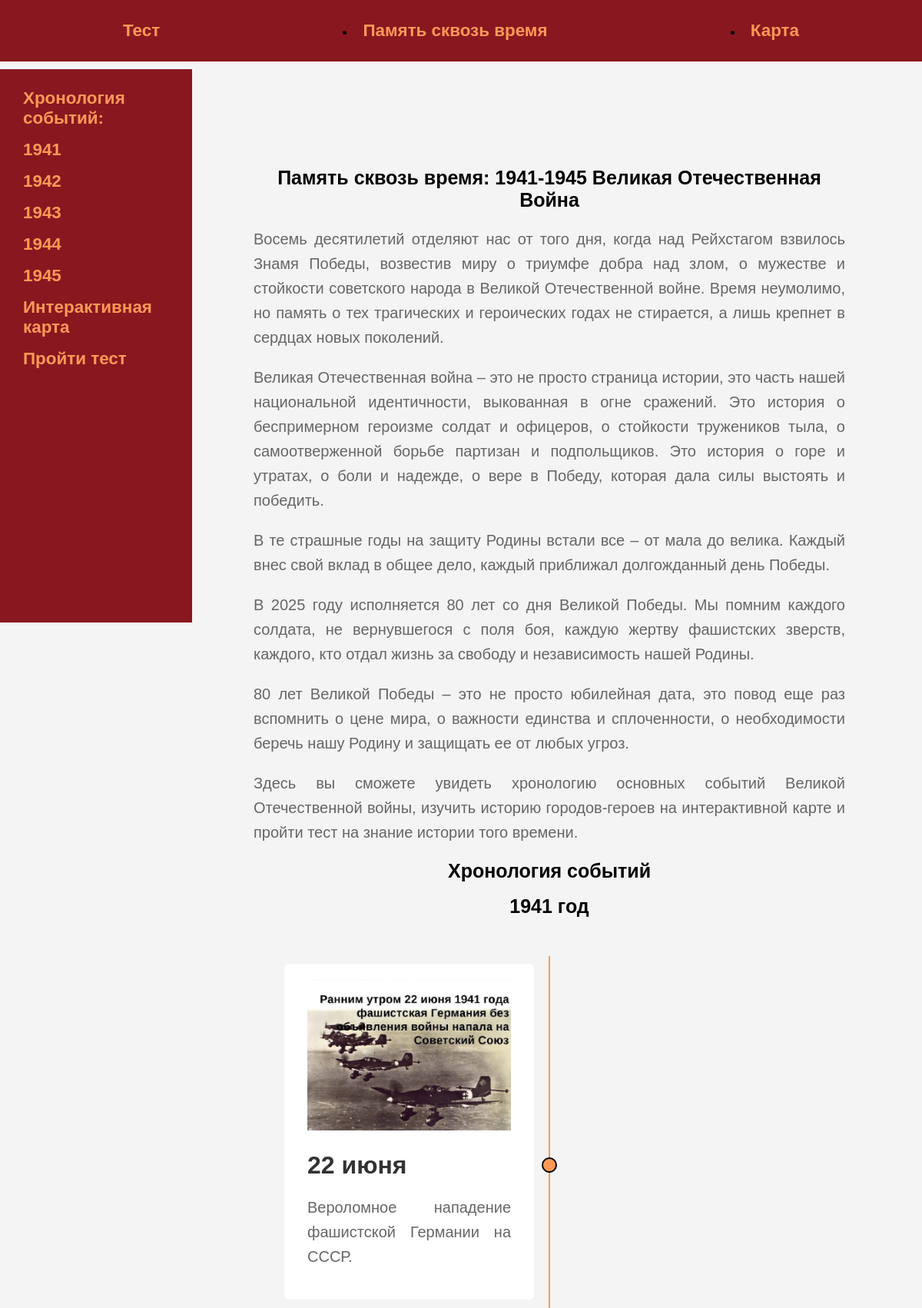
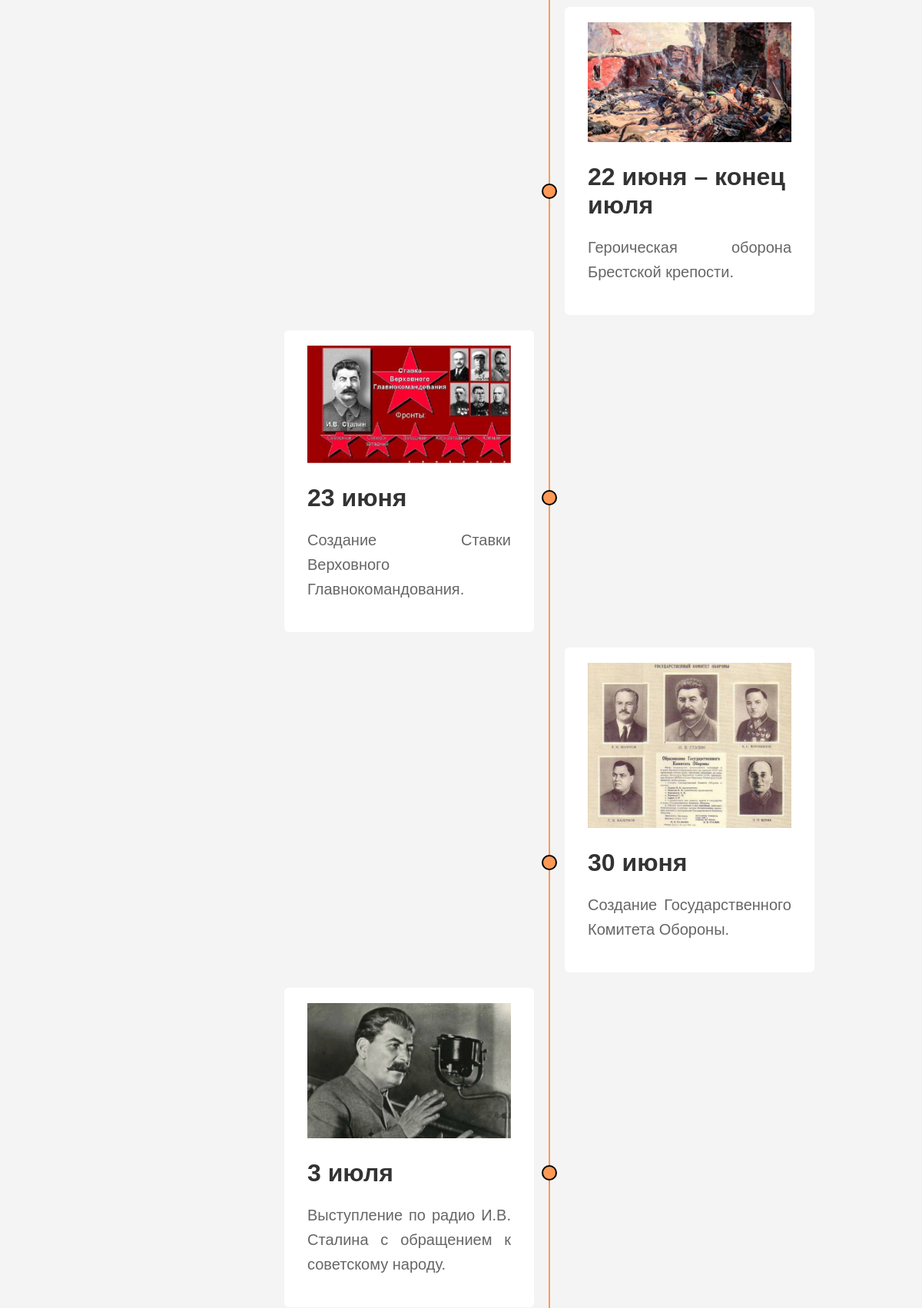
The page / (upper part) on the database its author committed (2 pictures, top to bottom).
### main/models.py (models this page shows, shortened)
class War(models.Model):
    year = models.TextField(blank = True)
    month = models.TextField(blank = True)
    description = models.TextField(blank = True)
    image = models.ImageField(upload_to='media', blank = True)

### main/views.py (the view)
# urls.py: path('', views.index, name='timeline'),
def index(request):
    war1941 = War.objects.all()[:10]
    war1942 = War.objects.all()[10:14]
    war1943 = War.objects.all()[14:20]
    war1944 = War.objects.all()[20:32]
    war1945 = War.objects.all()[32:45]
    return render(request, 'main/index.html', {'war1941': war1941, 'war1942': war1942, 'war1943': war1943, 'war1944': war1944, 'war1945': war1945,})

### main/templates/main/index.html (shortened to what this page needs)
{% extends "main/base4.html" %}
{% block content %}
{% load static %}
<link rel="stylesheet" href="{% static 'main/timeline.css' %}">
<h1>Память сквозь время: 1941-1945 Великая Отечественная Война</h1>
<p>Восемь десятилетий отделяют нас от того дня, когда над Рейхстагом взвилось Знамя Победы, возвестив миру о триумфе добра над злом, о мужестве и стойкости советского народа в Великой Отечественной войне. Время неумолимо, но память о тех трагических и героических годах не стирается, а лишь крепнет в сердцах новых поколений.</p>
<p>Великая Отечественная война – это не просто страница истории, это часть нашей национальной идентичности, выкованная в огне сражений. Это история о беспримерном героизме солдат и офицеров, о стойкости тружеников тыла, о самоотверженной борьбе партизан и подпольщиков. Это история о горе и утратах, о боли и надежде, о вере в Победу, которая дала силы выстоять и победить.</p>
<p>В те страшные годы на защиту Родины встали все – от мала до велика. Каждый внес свой вклад в общее дело, каждый приближал долгожданный день Победы.</p>
<p>В 2025 году исполняется 80 лет со дня Великой Победы. Мы помним каждого солдата, не вернувшегося с поля боя, каждую жертву фашистских зверств, каждого, кто отдал жизнь за свободу и независимость нашей Родины.</p>
<p>80 лет Великой Победы – это не просто юбилейная дата, это повод еще раз вспомнить о цене мира, о важности единства и сплоченности, о необходимости беречь нашу Родину и защищать ее от любых угроз.</p>
<p>Здесь вы сможете увидеть хронологию основных событий Великой Отечественной войны, изучить историю городов-героев на интерактивной карте и пройти тест на знание истории того времени.</p>
<h1 id="chronology">Хронология событий</h1>
<h1 id="year-1941">1941 год</h1>
<div class="timeline">
    {% for event in war1941 %}
    <div class="container">
        <div class="content">
            {% if event.image %}
                <img src="{{event.image.url}}">
            {% endif %}
            <h2 class="year">{{ event.month }}</h2>
            <p class="description">{{ event.description }}</p>
        </div>
    </div>
    {% endfor %}
</div>
{% endblock %}

### main/templates/main/base4.html (shortened to what this page needs)
<!DOCTYPE html>
<html lang="en">
{% load static %}
<head>
</head>
<header class="site-header">
    <div class="container-inner">
        <div class="logo">
            <a href="/test">Тест</a>
        </div>
            <ul>
                <li><a href="/">Память сквозь время</a></li>
            </ul>
            <ul>
                <li><a href="/map/">Карта</a></li>
            </ul>
    </div>
</header>
<body>
<div class="page-container">
  <aside class="sidebar">
    <ul>
        <li><a href="#chronology" class="bold-link">Хронология событий:</a></li>
      <li><a href="#year-1941">1941</a></li>
      <li><a href="#year-1942">1942</a></li>
        <li><a href="#year-1943">1943</a></li>
      <li><a href="#year-1944">1944</a></li>
        <li><a href="#year-1945">1945</a></li>
      <li><a href="/map/" class="bold-link">Интерактивная карта</a></li>
      <li><a href="/test/" class="bold-link">Пройти тест</a></li>
    </ul>
  </aside>
  <main class="main-content">
      {% block content %}{% endblock %}
    </main>
</div>
</body>
</html>

### main/static/main/timeline.css (style rules this page uses)
body { font-family: Arial, sans-serif; margin: 0; padding: 0; background-color: #f4f4f4; }
p { font-weight: normal; line-height: 1.6; font-family: Arial, sans-serif; font-size: 20px; color: #666666; text-align: justify; }
h1 { font-family: Arial, sans-serif; font-size: 25px; color: #00000; text-align: center; }
html { scroll-behavior: smooth; }
.site-header { top: 0; left: 0; width: 100%; z-index: 1000; height: 80px; position: fixed; }
.container-inner { background-color: #89171F; padding-left: 150px; padding-right: 150px; display: flex; justify-content: space-between; align-items: center; height: 100%; }
.page-container { display: flex; min-height: 100vh; padding-left: 0px; }
.sidebar { width: 250px; background-color: #89171F; padding: 20px; box-sizing: border-box; position: fixed; top: 90px; height: calc(100vh - 80px); overflow-y: auto; margin-right: 40px; }
.sidebar ul { list-style: none; padding: 0; margin: 0; }
.sidebar li { margin-bottom: 5px; }
.sidebar a { display: block; padding: 5px 10px; text-decoration: none; color: #FF9957; }
.main-content { flex: 1; padding: 200px; box-sizing: border-box; padding-left: 330px; padding-right: 100px; }
.bold-link { font-weight: bold; font-size: 1.4em; }
.timeline { position: relative; max-width: 800px; margin: 50px auto; }
.timeline::after { content: ''; position: absolute; width: 2px; background-color: #FF9957; top: 0; bottom: 0; left: 50%; margin-left: -1px; z-index: 1; }
.container { padding: 10px 40px; position: relative; background-color: inherit; width: 50%; box-sizing: border-box; }
.content { padding: 20px 30px; background-color: white; position: relative; border-radius: 6px; }
.year { font-size: 2em; font-weight: bold; margin-bottom: 10px; color: #333; position: relative; }
.description { color: #666; }
.container:nth-child(odd) { left: 0; padding-right: 20px; }
.container:nth-child(even) { left: 50%; padding-left: 20px; }
.container:nth-child(odd) .year::after { content: ''; position: absolute; width: 16px; height: 16px; background-color: #FF9957; border: 2px solid #000000; border-radius: 50%; top: 50%; right: -60px; transform: translateY(-50%); z-index: 2; }
.container:nth-child(even) .year::after { content: ''; position: absolute; width: 16px; height: 16px; background-color: #FF9957; border: 2px solid #000000; border-radius: 50%; top: 50%; left: -60px; transform: translateY(-50%); z-index: 2; }
.content img { width: 100%; height: auto; display: block; }
a { display: block; padding: 5px 10px; text-decoration: none; color: #FF9957; font-weight: bold; font-size: 1.4em; }

### rows shown on the page
War: image (picture), month "22 июня", description "Вероломное нападение фашистской Германии на СССР."
War: image (picture), month "22 июня – конец июля", description "Героическая оборона Брестской крепости."
War: image (picture), month "23 июня", description "Создание Ставки Верховного Главнокомандования."
War: image (picture), month "30 июня", description "Создание Государственного Комитета Обороны."
War: image (picture), month "3 июля", description "Выступление по радио И.В. Сталина с обращением к советскому народу."
